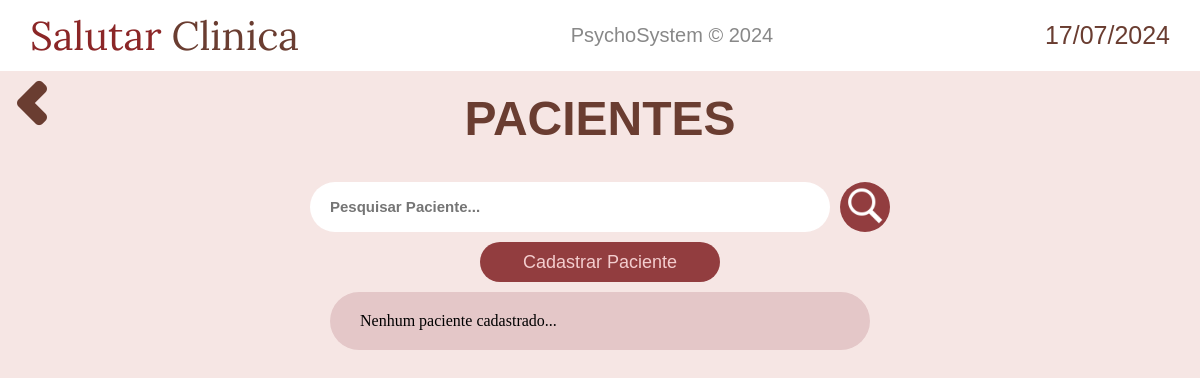
The app's page /pacientes/ (signed in), older data.
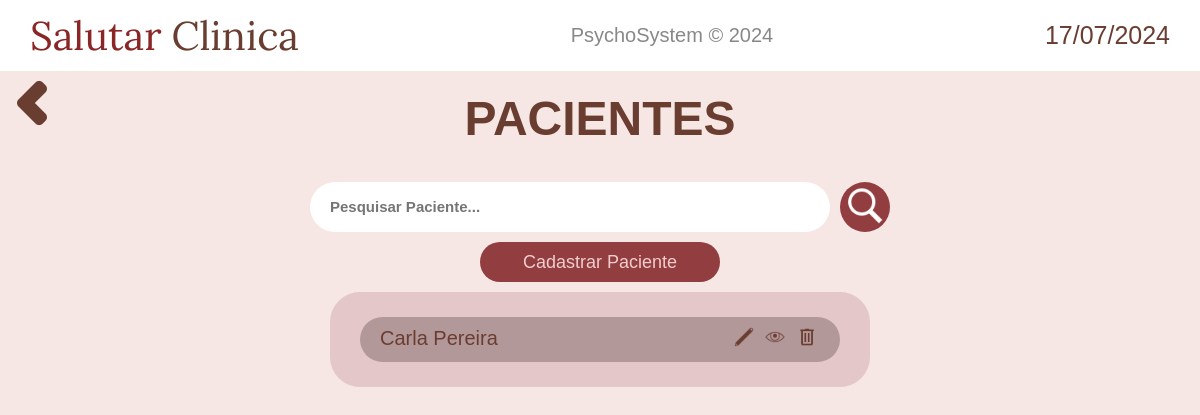
The same page, newer data.
### pacientes/models.py (models this page shows)
class Paciente(models.Model):
    nome = models.CharField(max_length=50)
    cpf = models.CharField(max_length=20, unique=True)
    rg = models.CharField(max_length=20)
    data_nascimento = models.DateField()
    rua = models.CharField(max_length=50)
    bairro = models.CharField(max_length=50)
    numero = models.CharField(max_length=5)
    complemento = models.TextField(blank=True)
    cep = models.CharField(max_length=20)
    ponto_referencia = models.TextField(blank=True)
    nome_mae = models.CharField(max_length=50, blank=True)
    nome_pai = models.CharField(max_length=50, blank=True)
    telefone = models.CharField(max_length=20)

### pacientes/views.py (the view)
# urls.py: path('', views.display, name="display_pacientes"),
@login_required(login_url='home:login')
def display(request):
    pacientes = Paciente.objects.all()
    context_ = {
        'data_atual': data_atual,
        'pacientes': pacientes,
    }
    return render(request, 'pacientes/display.html', context_)

### pacientes/templates/pacientes/display.html (shortened to what this page needs)
{% extends 'base.html' %}
{% load static %}
{% block content %}
<div style="display: flex;">
    <a href="{% url 'home:navegacao' %}" class="return-button"><img src="{% static 'home/imagens/chevron-left.png' %}" alt=""></a>
    <h2 class="welcome-text"><a href="{% url 'pacientes:display_pacientes' %}">PACIENTES</a></h2>
</div>
<main style="flex-direction: column;">
    <form action="{% url 'pacientes:search' %}" method="get" style="justify-content: center; display: flex;">
        <input class="pesquisar-pacientes" type="text" id="search" name="q" placeholder="Pesquisar Paciente...">
        <button type="submit" class="pesquisar-button">
            <img src="{% static 'pacientes/imagens/pesquisar-icon.png' %}" height="40" alt="">
        </button>
    </form>
    <a class="add-paciente-button" href="{% url 'pacientes:cadastro_paciente' %}">
        Cadastrar Paciente
    </a>
    <div class="mostrar-pacientes-container">
        {% if pacientes %}
            {% for paciente in pacientes %}
            <div class="paciente-exibido">
                <h4 style="font-weight: 500;">{{ paciente.nome }}</h4>
                <div class="icones-paciente">
                    <a href="{% url 'pacientes:editar_paciente' paciente.id %}" style="margin: 0 3px;">
                        <img height="20" src="{% static 'pacientes/imagens/editar-icon.png' %}" alt="">
                    </a>
                    <a href="{% url 'pacientes:infos' paciente.id %}" style="margin: 0 3px;">
                        <img height="20" src="{% static 'pacientes/imagens/ver-icon.png' %}" alt="">
                    </a>
                    <a href="#" class="opcao-deletar" style="margin: 0 3px;">
                        <img height="20" src="{% static 'pacientes/imagens/excluir-icon.png' %}" alt="">
                    </a>
                </div>
            </div>
            {% endfor %}
        {% else %}
            <h4 style="font-weight: 500;">Nenhum paciente cadastrado...</h4>
        {% endif %}
    </div>
</main>
{% endblock content %}

Row changes from the older to the newer data that the page shows:
added Paciente: nome "Carla Pereira"
Text that changed along with them:
text no longer shown: "Nenhum paciente cadastrado..."
